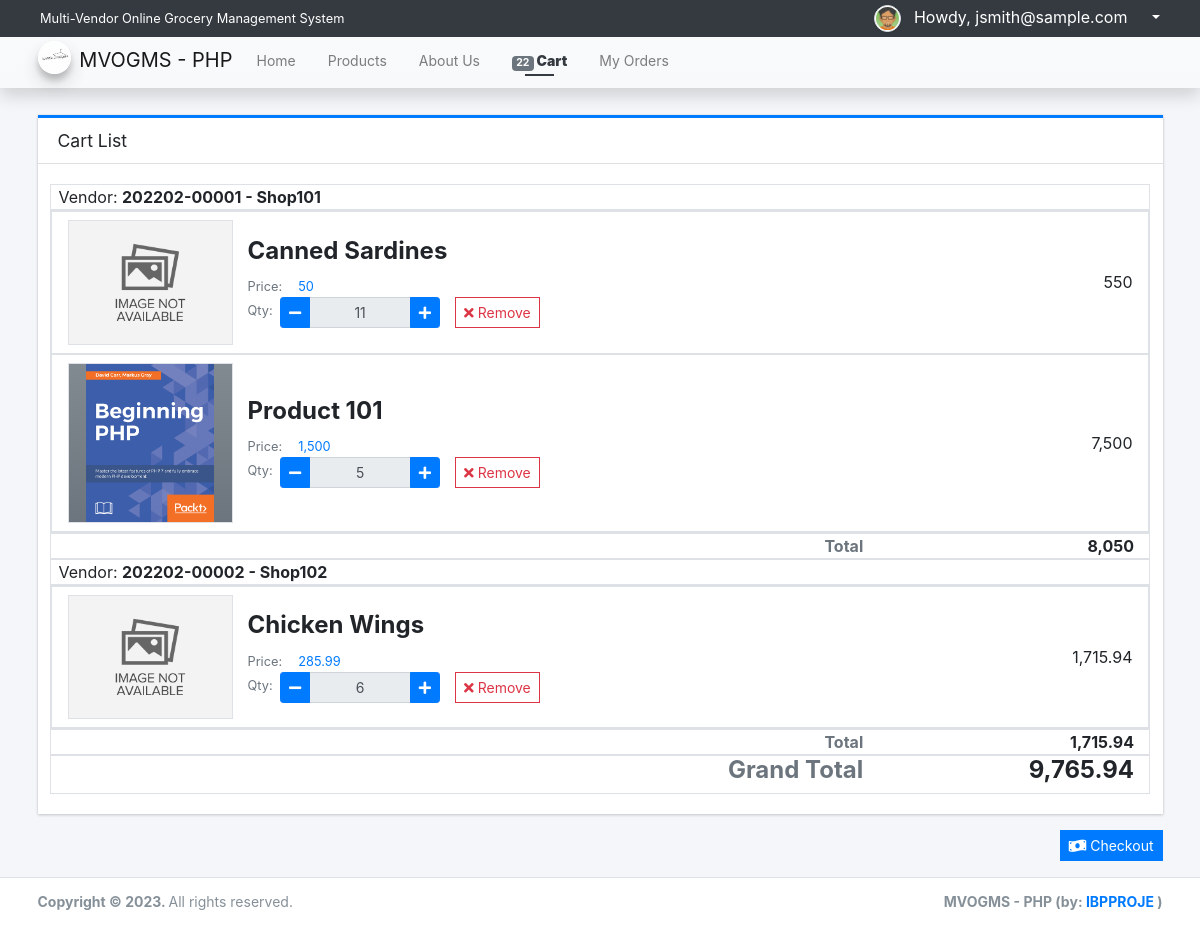
/?page=orders/cart (signed in), run on the app's committed database.
### tables this page shows
CREATE TABLE `vendor_list` (
  `id` int(30) NOT NULL,
  `code` varchar(100) NOT NULL,
  `shop_type_id` int(30) NOT NULL,
  `shop_name` text NOT NULL,
  `shop_owner` text NOT NULL,
  `contact` text NOT NULL,
  `username` text NOT NULL,
  `password` text NOT NULL,
  `avatar` text DEFAULT NULL,
  `status` tinyint(1) NOT NULL DEFAULT 1,
  `delete_flag` tinyint(1) NOT NULL DEFAULT 0,
  `date_created` datetime NOT NULL DEFAULT current_timestamp(),
  `date_updated` datetime DEFAULT NULL ON UPDATE current_timestamp()
);

CREATE TABLE `cart_list` (
  `id` int(30) NOT NULL,
  `client_id` int(30) NOT NULL,
  `product_id` int(30) NOT NULL,
  `quantity` float NOT NULL DEFAULT 0
);

CREATE TABLE `product_list` (
  `id` int(30) NOT NULL,
  `vendor_id` int(30) DEFAULT NULL,
  `category_id` int(30) DEFAULT NULL,
  `name` text NOT NULL,
  `description` text NOT NULL,
  `price` double NOT NULL DEFAULT 0,
  `image_path` text DEFAULT NULL,
  `status` tinyint(1) NOT NULL DEFAULT 1,
  `delete_flag` tinyint(1) NOT NULL DEFAULT 0,
  `date_created` datetime NOT NULL DEFAULT current_timestamp(),
  `date_updated` datetime DEFAULT NULL ON UPDATE current_timestamp()
);

### classes/DBConnection.php (called while the page is built, shortened)
<?php
class DBConnection{
    private $host = DB_SERVER;
    private $username = DB_USERNAME;
    private $password = DB_PASSWORD;
    private $database = DB_NAME;
    public $conn;
    public function __construct(){
        if (!isset($this->conn)) {
            $this->conn = new mysqli($this->host, $this->username, $this->password, $this->database);
        }
    }
}
?>

### classes/SystemSettings.php (called while the page is built, shortened)
<?php
class SystemSettings extends DBConnection{
	function userdata($field = ''){
		if(!empty($field)){
			if(isset($_SESSION['userdata'][$field]))
				return $_SESSION['userdata'][$field];
			else
				return null;
		}else{
			return false;
		}
	}
}
$_settings = new SystemSettings();
?>

### config.php (called while the page is built, shortened)
<?php
require_once('classes/DBConnection.php');
require_once('classes/SystemSettings.php');
function validate_image($file){
    $file = explode("?",$file)[0];
	if(!empty($file)){
		if(is_file(base_app.$file)){
			return base_url.$file;
		}else{
			return base_url.'dist/img/no-image-available.png';
		}
	}else{
		return base_url.'dist/img/no-image-available.png';
	}
}
function format_num($number = 0, $max_decimal = ''){
    if(is_numeric($number)){
        $ex = explode('.',$number);
        $dec = isset($ex[1]) ? strlen($ex[1]) : 0;
        if(empty($max_decimal) || (is_numeric($max_decimal) && $max_decimal >= $dec)){
            return number_format($number,$dec);
        }else{
            if(is_numeric($max_decimal))
                return number_format($number,$max_decimal);
            else
                return "Invalid Maximum Decimal";
        }
    }else{
        return "Invalid Number";
    }
}
?>

### orders/cart.php (the view, shortened to what this page needs)
<div class="content py-3">
    <div class="card card-outline card-primary rounded-0 shadow-0">
        <div class="card-header">
            <h5 class="card-title">Cart List</h5>
        </div>
        <div class="card-body">
            <div id="cart-list">
                <div class="row">
                <?php
                $gtotal = 0;
                $vendors = $conn->query("SELECT * FROM `vendor_list` where id in (SELECT vendor_id from product_list where id in (SELECT product_id FROM `cart_list` where client_id ='{$_settings->userdata('id')}')) order by `shop_name` asc");
                while($vrow=$vendors->fetch_assoc()):
                ?>
                    <div class="col-12 border">
                        <span>Vendor: <b><?= $vrow['code']. " - " . $vrow['shop_name'] ?></b></span>
                    </div>
                    <div class="col-12 border p-0">
                        <?php
                        $vtotal = 0;
                        $products = $conn->query("SELECT c.*, p.name as `name`, p.price,p.image_path FROM `cart_list` c inner join product_list p on c.product_id = p.id where c.client_id = '{$_settings->userdata('id')}' and p.vendor_id = '{$vrow['id']}' order by p.name asc");
                        while($prow = $products->fetch_assoc()):
                            $total = $prow['price'] * $prow['quantity'];
                            $gtotal += $total;
                            $vtotal += $total;
                        ?>
                        <div class="d-flex align-items-center border p-2">
                            <div class="col-2 text-center">
                                <a href="./?page=products/view_product&id=<?= $prow['product_id'] ?>"><img src="<?= validate_image($prow['image_path']) ?>" alt="" class="img-center prod-img border bg-gradient-gray"></a>
                            </div>
                            <div class="col-auto flex-shrink-1 flex-grow-1">
                                <h4><b><?= $prow['name'] ?></b></h4>
                                <div class="d-flex">
                                    <div class="col-auto px-0"><small class="text-muted">Price: </small></div>
                                    <div class="col-auto px-0 flex-shrink-1 flex-grow-1"><p class="m-0 pl-3"><small class="text-primary"><?= format_num($prow['price']) ?></small></p></div>
                                </div>
                                <div class="d-flex">
                                    <div class="col-auto px-0"><small class="text-muted">Qty: </small></div>
                                    <div class="col-auto">
                                        <div class="" style="width:10em">
                                            <div class="input-group input-group-sm">
                                                <div class="input-group-prepend"><button class="btn btn-primary min-qty" data-id="<?= $prow['id'] ?>" type="button"><i class="fa fa-minus"></i></button></div>
                                                <input type="text" value="<?= $prow['quantity'] ?>" class="form-control text-center" readonly="readonly">
                                                <div class="input-group-append"><button class="btn btn-primary plus-qty" data-id="<?= $prow['id'] ?>" type="button"><i class="fa fa-plus"></i></button></div>
                                            </div>
                                        </div>
                                    </div>
                                    <div class="col-auto flex-shrink-1 flex-grow-1">
                                        <button class="btn btn-flat btn-outline-danger btn-sm rem_item"  data-id="<?= $prow['id'] ?>"><i class="fa fa-times"></i> Remove</button>
                                    </div>
                                </div>
                            </div>
                            <div class="col-3 text-right"><?= format_num($total) ?></div>
                        </div>
                        <?php endwhile; ?>
                    </div>
                    <div class="col-12 border">
                        <div class="d-flex">
                            <div class="col-9 text-right font-weight-bold text-muted">Total</div>
                            <div class="col-3 text-right font-weight-bold"><?= format_num($vtotal) ?></div>
                        </div>
                    </div>
                <?php endwhile; ?>
                    <div class="col-12 border">
                        <div class="d-flex">
                            <div class="col-9 h4 font-weight-bold text-right text-muted">Grand Total</div>
                            <div class="col-3 h4 font-weight-bold text-right"><?= format_num($gtotal) ?></div>
                        </div>
                    </div>
                </div>
            </div>
        </div>
    </div>
    <div class="text-right">
        <a href="./?page=orders/checkout" class="btn btn-flat btn-primary btn-sm"><i class="fa fa-money-bill-wave"></i> Checkout</a>
    </div>
</div>

### orders/cart.php (style rules this page uses)
.prod-img { width:calc(100%); height:auto; max-height: 10em; object-fit:scale-down; object-position:center center }

### data on the page
vendor_list: code "202202-00001", shop_name "Shop101", vtotal "8,050"
cart_list: product.name "Canned Sardines", product.price "50", quantity "11", format_num($total) "550"
cart_list: shows a picture, product.name "Product 101", product.price "1,500", quantity "5", format_num($total) "7,500"
vendor_list: code "202202-00002", shop_name "Shop102", vtotal "1,715.94"
cart_list: product.name "Chicken Wings", product.price "285.99", quantity "6", format_num($total) "1,715.94"

### other printed values
$_settings->info('name') "Multi-Vendor Online Grocery Management System"
$_settings->userdata('email') "jsmith@sample.com"
$_settings->info('short_name') "MVOGMS - PHP"
format_num($cart_count) "22"
format_num($gtotal) "9,765.94"
